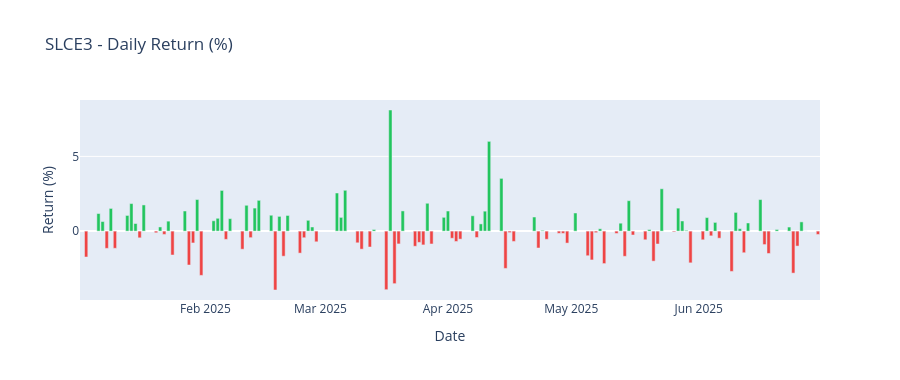

Notebook code for this chart:
### Markdown cell above
### 5.2 Daily Return

### Code cell
colors = ['#22c55e' if v >= 0 else '#ef4444' for v in df['retorno_diario'].fillna(0)]
fig = go.Figure(go.Bar(x=df['data'], y=df['retorno_diario'] * 100, marker_color=colors))
fig.update_layout(title='SLCE3 - Daily Return (%)',
                  xaxis_title='Date', yaxis_title='Return (%)', height=380)
fig.show()
